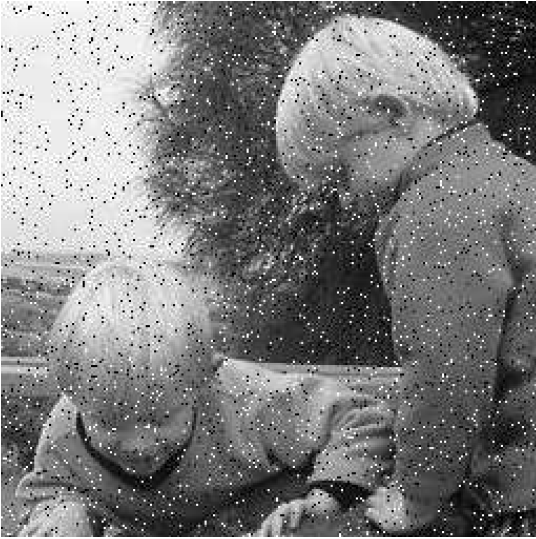
#> input picture noise1.png, 536 x 539 px, found by its file name
$ jupyter execute --allow-errors Ex_FilterImage.ipynb
#> lines starting #> are read from the running program, lines starting #| are printed output that depends on the picture; after the words box and inside, x2 and y2 are one past the last pixel; in counts of white or black regions, pixels touching at a corner belong together
[cell 1]
import cv2
import numpy as np

# Load an color image in grayscale
img = cv2.imread('/content/noise1.png')
#> img is the input picture: shape (539, 536, 3); min 0, max 255, mean 124.3
ret, thresh_img = cv2.threshold(img, 120, 255, cv2.THRESH_BINARY_INV)
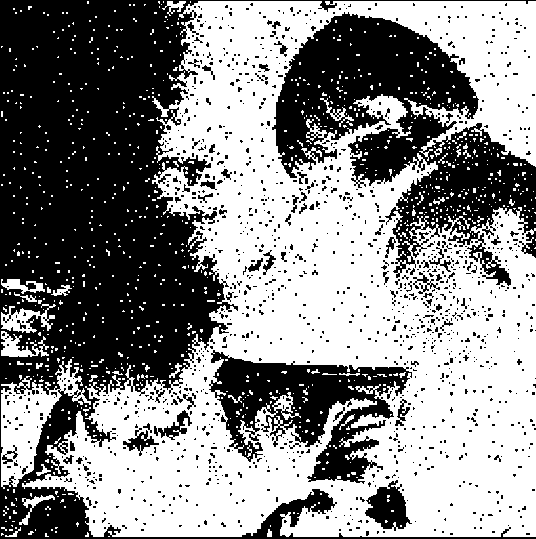
#> thresh_img: shape (539, 536, 3); 54.1% white; 1320 black regions (1245 under 20 px), largest, box (x1, y1, x2, y2) and area: (0, 0, 536, 539) 78076, (272, 12, 536, 286) 30604, (209, 350, 412, 484) 12148

#> (the rest of this cell did not finish here and is left out)

[cell 2]
import cv2
import numpy as np
from matplotlib import pyplot as plt

img = cv2.imread('/content/noise1.png')

blur = cv2.blur(img,(5,5))
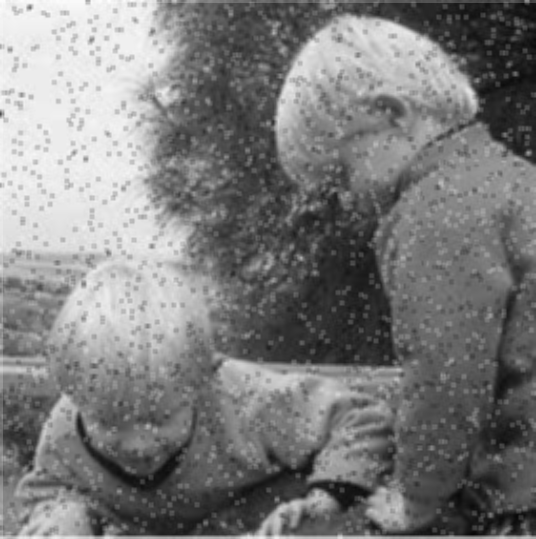
#> blur: shape (539, 536, 3); min 7, max 254, mean 124

plt.subplot(121),plt.imshow(img),plt.title('Original')
plt.xticks([]), plt.yticks([])
plt.subplot(122),plt.imshow(blur),plt.title('Blurred')
plt.xticks([]), plt.yticks([])
plt.show()
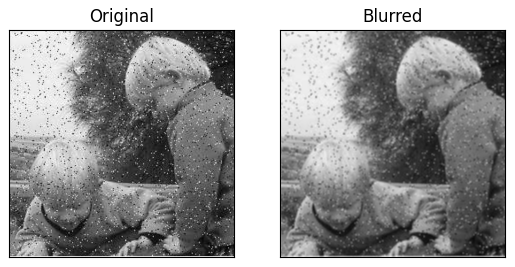
#> figure drawn by matplotlib, 2 panels

[cell 3]
import cv2
import numpy as np
from matplotlib import pyplot as plt

img = cv2.imread('/content/noise1.png')

blur = cv2.GaussianBlur(img,(5,5),0)

plt.subplot(121),plt.imshow(img),plt.title('Original')
plt.xticks([]), plt.yticks([])
plt.subplot(122),plt.imshow(blur),plt.title('Blurred')
plt.xticks([]), plt.yticks([])
plt.show()

[cell 4]
import cv2
import numpy as np
from matplotlib import pyplot as plt

img = cv2.imread('/content/noise1.png')

median = cv2.medianBlur(img,5)
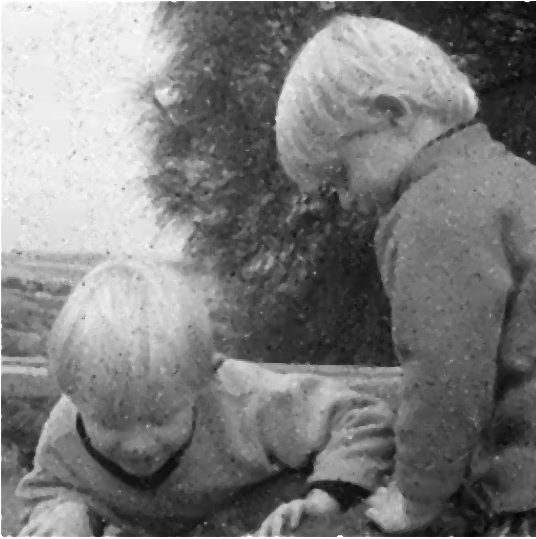
#> median: shape (539, 536, 3); min 3, max 255, mean 124.2

plt.subplot(121),plt.imshow(img),plt.title('Original')
plt.xticks([]), plt.yticks([])
plt.subplot(122),plt.imshow(median),plt.title('Blurred')
plt.xticks([]), plt.yticks([])
plt.show()

[cell 5]
import cv2
import numpy as np
from matplotlib import pyplot as plt

img = cv2.imread('/content/noise1.png')

blur = cv2.bilateralFilter(img,9,75,75)

plt.subplot(121),plt.imshow(img),plt.title('Original')
plt.xticks([]), plt.yticks([])
plt.subplot(122),plt.imshow(blur),plt.title('Blurred')
plt.xticks([]), plt.yticks([])
plt.show()
